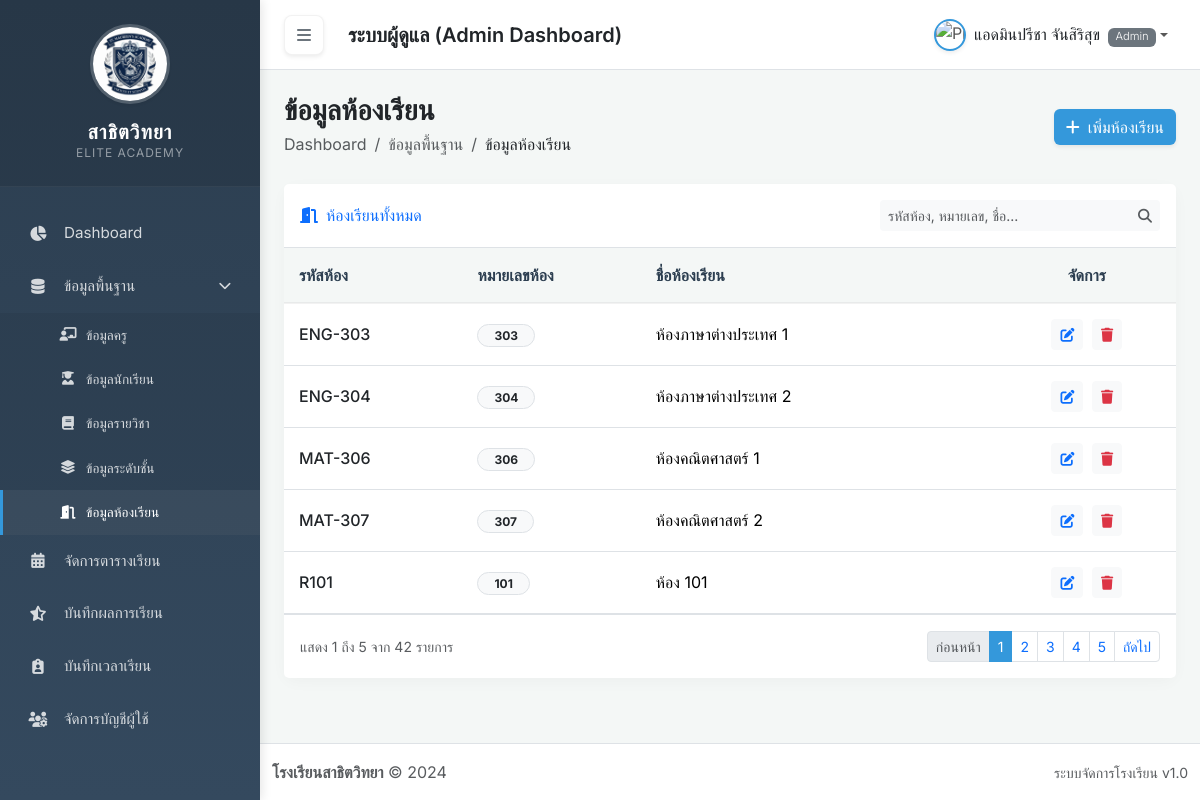
The app's page /master-classroom.php (signed in) with its own data.
### tables this page shows
CREATE TABLE `classrooms` (
  `id` int(11) NOT NULL,
  `room_code` varchar(50) DEFAULT NULL,
  `room_number` varchar(50) DEFAULT NULL,
  `class_id` int(11) DEFAULT NULL,
  `room_name` varchar(50) NOT NULL
);

### master-classroom.php (the view, shortened to what this page needs)
<?php
include 'includes/header.php';
require_once 'includes/db.php';
?>
<div class="d-flex flex-column flex-md-row justify-content-between align-items-md-center mb-4 gap-3">
    <div>
        <h3 class="text-dark fw-bold mb-0">ข้อมูลห้องเรียน</h3>
        <nav aria-label="breadcrumb">
            <ol class="breadcrumb mb-0 py-1">
                <li class="breadcrumb-item"><a href="index.php" class="text-decoration-none text-muted">Dashboard</a></li>
                <li class="breadcrumb-item text-muted">ข้อมูลพื้นฐาน</li>
                <li class="breadcrumb-item active" aria-current="page"><a href="master-classroom.php" class="text-dark text-decoration-none">ข้อมูลห้องเรียน</a></li>
            </ol>
        </nav>
    </div>
    <div>
        <button class="btn btn-primary shadow-sm" style="background-color: var(--accent-color); border: none;" data-bs-toggle="modal" data-bs-target="#addClassroomModal">
            <i class="fas fa-plus me-2"></i>เพิ่มห้องเรียน
        </button>
    </div>
</div>
<?php
$limit = 5;
$page = isset($_GET['page']) && is_numeric($_GET['page']) && $_GET['page'] > 0 ? (int)$_GET['page'] : 1;
$offset = ($page - 1) * $limit;
$whereClause = " WHERE 1=1";
$countSql = "SELECT COUNT(*) FROM classrooms" . $whereClause;
$stmtCount = $pdo->prepare($countSql);
$stmtCount->execute();
$totalRecords = $stmtCount->fetchColumn();
$totalPages = ceil($totalRecords / $limit);
$sql = "SELECT * FROM classrooms " . $whereClause . " ORDER BY room_code ASC, room_number ASC LIMIT :limit OFFSET :offset";
$stmt = $pdo->prepare($sql);
$stmt->bindValue(':limit', $limit, PDO::PARAM_INT);
$stmt->bindValue(':offset', $offset, PDO::PARAM_INT);
$stmt->execute();
$rooms = $stmt->fetchAll();
?>
<div class="card shadow-sm-light mb-4">
    <div class="card-header bg-white py-3 d-flex flex-column flex-md-row justify-content-between align-items-md-center border-bottom gap-3">
        <h6 class="m-0 font-weight-bold text-primary"><i class="fas fa-door-open me-2"></i>ห้องเรียนทั้งหมด</h6>
        <form method="GET" action="master-classroom.php" class="d-flex align-items-center gap-2">
            <div class="input-group" style="width: 280px;">
                <input type="text" name="search" class="form-control form-control-sm bg-light border-0" placeholder="รหัสห้อง, หมายเลข, ชื่อ..." value="<?= htmlspecialchars($_GET['search'] ?? '') ?>">
                <button class="btn btn-sm btn-light border-0" type="submit"><i class="fas fa-search text-muted"></i></button>
            </div>
        </form>
    </div>
    <div class="card-body p-0">
        <div class="table-responsive">
            <table class="table table-custom table-hover align-middle mb-0">
                <thead>
                    <tr>
                        <th width="20%">รหัสห้อง</th>
                        <th width="20%">หมายเลขห้อง</th>
                        <th width="40%">ชื่อห้องเรียน</th>
                        <th width="20%" class="text-center">จัดการ</th>
                    </tr>
                </thead>
                <tbody>
                    <?php if (count($rooms) > 0): ?>
                        <?php foreach ($rooms as $room): ?>
                     <tr>
                         <td><span class="fw-medium text-dark"><?= htmlspecialchars($room['room_code'] ?? '-') ?></span></td>
                         <td><span class="badge bg-light text-dark border rounded-pill px-3"><?= htmlspecialchars($room['room_number'] ?? '-') ?></span></td>
                         <td><?= htmlspecialchars($room['room_name']) ?></td>
                         <td class="text-center">
                             <button type="button" class="btn btn-sm btn-light text-primary me-1" onclick='openEditModal(<?= json_encode($room) ?>)' data-bs-toggle="modal" data-bs-target="#editClassroomModal" title="แก้ไข"><i class="fas fa-edit"></i></button>
                             <form action="api/classroom_actions.php" method="POST" class="d-inline" onsubmit="return confirm('ยืนยันการลบห้องเรียนนี้?');">
                                 <button type="submit" class="btn btn-sm btn-light text-danger" title="ลบ"><i class="fas fa-trash"></i></button>
                             </form>
                         </td>
                     </tr>
                        <?php endforeach; ?>
                    <?php else: ?>
                        <tr><td colspan='4' class='text-center py-5 text-muted'><i class='fas fa-info-circle mb-2' style='font-size: 24px; opacity: 0.5;'></i><br>ไม่มีข้อมูลห้องเรียน</td></tr>
                    <?php endif; ?>
                </tbody>
            </table>
        </div>
    </div>
    <div class="card-footer bg-white border-top py-3 d-flex justify-content-between align-items-center">
        <?php
        $startItem = ($totalRecords > 0) ? $offset + 1 : 0;
        $endItem = min($offset + $limit, $totalRecords);
        ?>
        <small class="text-muted">แสดง <?= $startItem ?> ถึง <?= $endItem ?> จาก <?= $totalRecords ?> รายการ</small>
        <nav aria-label="Page navigation">
            <ul class="pagination pagination-sm mb-0">
                <?php
                function buildParams($p) { $q = $_GET; $q['page'] = $p; return '?' . http_build_query($q); }
                ?>
                <li class="page-item <?= ($page <= 1) ? 'disabled' : '' ?>">
                    <a class="page-link" href="<?= ($page <= 1) ? '#' : buildParams($page - 1) ?>">ก่อนหน้า</a>
                </li>
                <?php
                $maxPagesToShow = 5;
                $startPage = max(1, $page - floor($maxPagesToShow / 2));
                $endPage = min($totalPages, max(1, $startPage + $maxPagesToShow - 1));
                for ($i = $startPage; $i <= $endPage; $i++):
                ?>
                    <li class="page-item <?= ($page == $i) ? 'active' : '' ?>" <?= ($page == $i) ? 'style="--bs-pagination-active-bg: var(--accent-color); --bs-pagination-active-border-color: var(--accent-color);"' : '' ?>>
                        <a class="page-link" href="<?= buildParams($i) ?>"><?= $i ?></a>
                    </li>
                <?php endfor; ?>
                <li class="page-item <?= ($page >= $totalPages || $totalPages == 0) ? 'disabled' : '' ?>">
                    <a class="page-link" href="<?= ($page >= $totalPages || $totalPages == 0) ? '#' : buildParams($page + 1) ?>">ถัดไป</a>
                </li>
            </ul>
        </nav>
    </div>
</div>
<?php include 'includes/footer.php'; ?>

### assets/css/style.css (style rules this page uses)
:root { --primary-color: #2c3e50; --secondary-color: #34495e; --accent-color: #3498db; --accent-light: #ebf5fb; --text-dark: #2c3e50; --text-muted: #7f8c8d; --bg-color: #f4f7f6; --surface-color: #ffffff; --sidebar-width: 260px; --sidebar-collapsed-width: 70px; --transition-speed: 0.3s; --bs-primary: #2c3e50; --bs-info: #3498db; }
body { font-family: 'Inter', 'Prompt', sans-serif; background-color: var(--bg-color); color: var(--text-dark); overflow-x: hidden; }
.card { border: none; border-radius: 12px; box-shadow: 0 4px 15px rgba(0,0,0,0.03); transition: transform 0.2s, box-shadow 0.2s; background: var(--surface-color); }
.table-custom th { background-color: var(--bg-color); color: var(--text-dark); font-weight: 600; border-bottom: 2px solid rgba(0,0,0,0.05); padding: 15px; }
.table-custom td { padding: 15px; vertical-align: middle; }

### records on screen
classrooms: room_code "ENG-303", room_number "303", room_name "ห้องภาษาต่างประเทศ 1"
classrooms: room_code "ENG-304", room_number "304", room_name "ห้องภาษาต่างประเทศ 2"
classrooms: room_code "MAT-306", room_number "306", room_name "ห้องคณิตศาสตร์ 1"
classrooms: room_code "MAT-307", room_number "307", room_name "ห้องคณิตศาสตร์ 2"
classrooms: room_code "R101", room_number "101", room_name "ห้อง 101"

### other values on screen
$_SESSION['full_name'] "แอดมินปรีชา จันสิริสุข"
$_SESSION['role'] "Admin"
$startItem "1"
$endItem "5"
$totalRecords "42"
